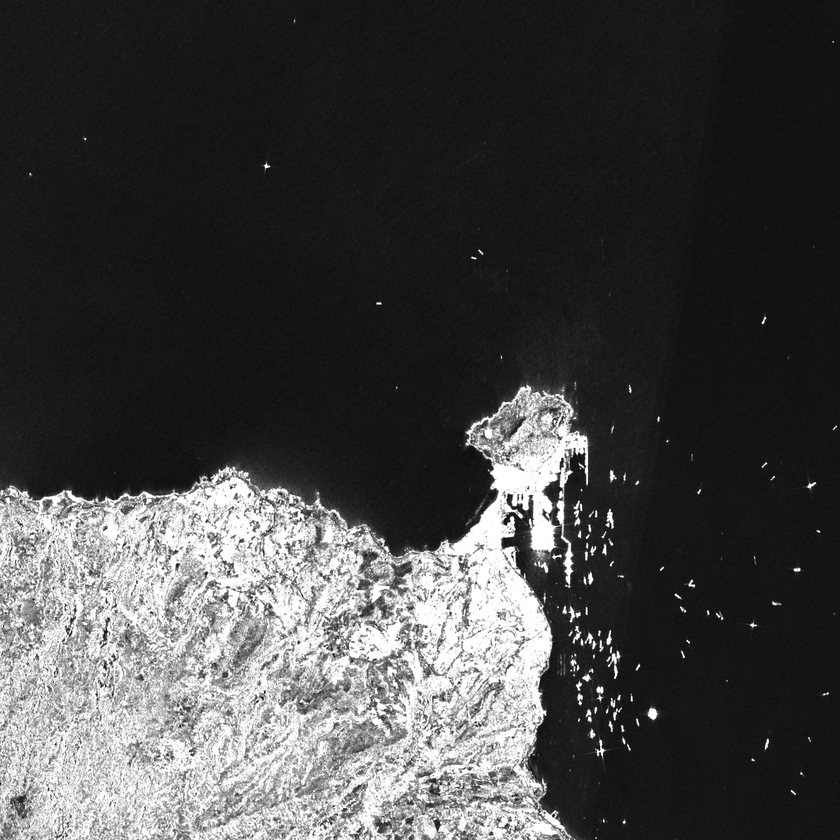
#> input picture CV_GuideThree/scaled/2025-08-01-00_00_2025-08-01-23_59_Sentinel-1_IW_VV_-_linear_gamma0_scaled.tiff, 840 x 840 px, shrunk from 2500 x 2499 before the run; the run also reads 1 picture not shown here
$ jupyter execute exercise_two.ipynb
#> lines starting #> are read from the running program, lines starting #| are printed output that depends on the picture; long printed decimals are rounded
[cell 1]
import os

import cv2
import matplotlib.pyplot as plt
import numpy as np
from sklearn.cluster import KMeans

[cell 2]
DRIVE_URL = '/content/drive/MyDrive/radar_base_general_aleman_ramirez'
LOCAL_PATH = os.getcwd()

[cell 3]
def detect_environment():
    try:
        ipython_env = str(get_ipython())

        if 'google.colab' in ipython_env:
            return "Google Colab"
        elif 'zmqshell' in ipython_env:
            return "Jupyter Notebook Local"
        else:
            return "Terminal interactiva de Python"
    except NameError:
        return "Script de Python estándar (.py)"


print(f"Entorno detectado: {detect_environment()}")

[cell 4]
if detect_environment() != "Google Colab":
    BASE = LOCAL_PATH
else:
    BASE = DRIVE_URL
    from google.colab import drive

    drive.mount('/content/drive')

[cell 5]
SCALED = os.path.join(BASE, "scaled")
FILTERED = os.path.join(BASE, "filtered")
CLUSTER = os.path.join(BASE, "cluster")

os.makedirs(CLUSTER, exist_ok=True)

print("Base:", BASE)
print("SCALED:", SCALED)
print("FILTERED:", FILTERED)
print("CLUSTER:", CLUSTER)

[cell 6]
nombre_base = "2025-08-01-00_00_2025-08-01-23_59_Sentinel-1_IW_VV_-_linear_gamma0"

ruta_unfiltered = os.path.join(SCALED, nombre_base + "_scaled.tiff")
ruta_filtered = os.path.join(FILTERED, nombre_base + "_scaled_lee.tiff")

img_unfiltered = cv2.imread(ruta_unfiltered, cv2.IMREAD_UNCHANGED)
#> img_unfiltered is the input picture: shape (840, 840); min 0, max 255, mean 69.7
img_filtered = cv2.imread(ruta_filtered, cv2.IMREAD_UNCHANGED)

if len(img_unfiltered.shape) == 3:
    img_unfiltered = img_unfiltered[:, :, 0]

if len(img_filtered.shape) == 3:
    img_filtered = img_filtered[:, :, 0]

print("Sin filtrar:", img_unfiltered.shape, img_unfiltered.dtype)
#| Sin filtrar: (840, 840) uint8
print("Filtrada:", img_filtered.shape, img_filtered.dtype)
#| Filtrada: (840, 840) uint8

[cell 7]
plt.figure(figsize=(14, 6))

plt.subplot(1, 2, 1)
plt.imshow(img_unfiltered, cmap="gray")
plt.title("Imagen reescalada sin filtrar")
plt.axis("off")

plt.subplot(1, 2, 2)
plt.imshow(img_filtered, cmap="gray")
plt.title("Imagen filtrada con Lee")
plt.axis("off")

plt.show()

[cell 8]
def kmeans_grayscale(img, k=3, random_state=42):
    """
    Aplica K-Means a una imagen en escala de grises.
    Devuelve:
    - imagen clasificada en niveles de gris
    - etiquetas por píxel
    - centros ordenados
    """
#> called with k = 3, random_state = 42
    h, w = img.shape
#> h = 840; w = 840
    X = img.reshape(-1, 1).astype(np.float32)

    kmeans = KMeans(n_clusters=k, random_state=random_state, n_init=10)
    labels = kmeans.fit_predict(X)
    centers = kmeans.cluster_centers_.flatten()

    # ordenar centros de menor a mayor intensidad
    order = np.argsort(centers)

    # asignar niveles de gris entre 0 y 255
    gray_levels = np.linspace(0, 255, k).astype(np.uint8)

    remap = np.zeros(k, dtype=np.uint8)
    for new_idx, old_idx in enumerate(order):
        remap[old_idx] = gray_levels[new_idx]

    img_cluster = remap[labels].reshape(h, w)
    centers_sorted = centers[order]

    return img_cluster, labels.reshape(h, w), centers_sorted

[cell 9]
cluster_unf_3, labels_unf_3, centers_unf_3 = kmeans_grayscale(img_unfiltered, k=3)
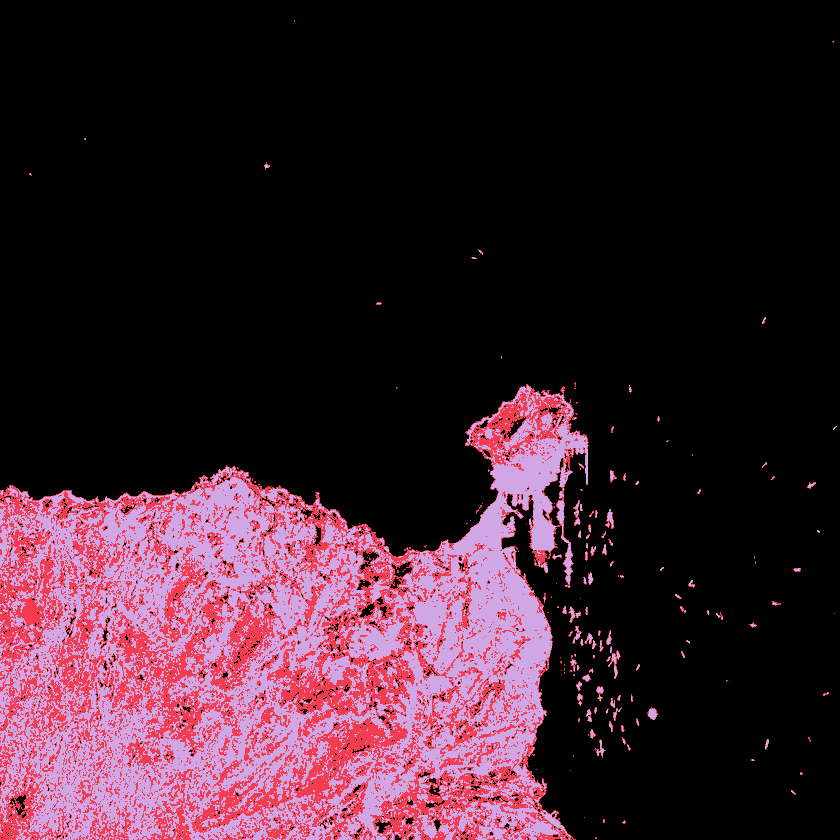
#> labels_unf_3: shape (840, 840) int32; 3 distinct labels, from 0 to 2; one colour per label, 0 black
#> centers_unf_3 = [22.82, 149.7, 233]

print("Centros ordenados sin filtrar, k=3:", centers_unf_3)
#| Centros ordenados sin filtrar, k=3: [ 22.824 149.668  233.002 ]

plt.figure(figsize=(12, 5))

plt.subplot(1, 2, 1)
plt.imshow(img_unfiltered, cmap="gray")
plt.title("Original sin filtrar")
plt.axis("off")

plt.subplot(1, 2, 2)
plt.imshow(cluster_unf_3, cmap="gray")
plt.title("K-Means sin filtrar - 3 clases")
plt.axis("off")

plt.show()
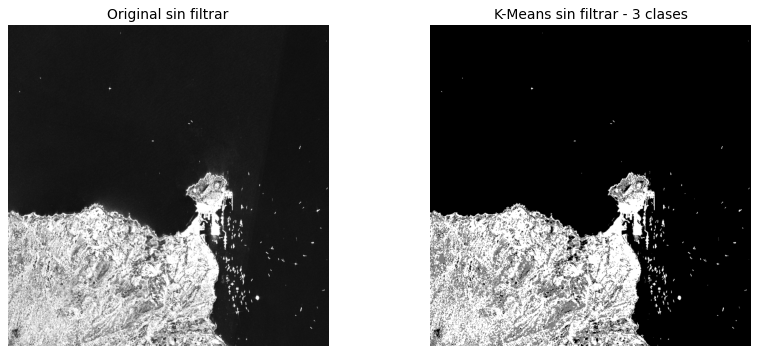
#> figure drawn by matplotlib, 2 panels

[cell 10]
cluster_flt_3, labels_flt_3, centers_flt_3 = kmeans_grayscale(img_filtered, k=3)
#> call 2 of kmeans_grayscale, with k = 3, random_state = 42
#> in kmeans_grayscale (call 2), `img_cluster = remap[labels].reshape(h, w)`:
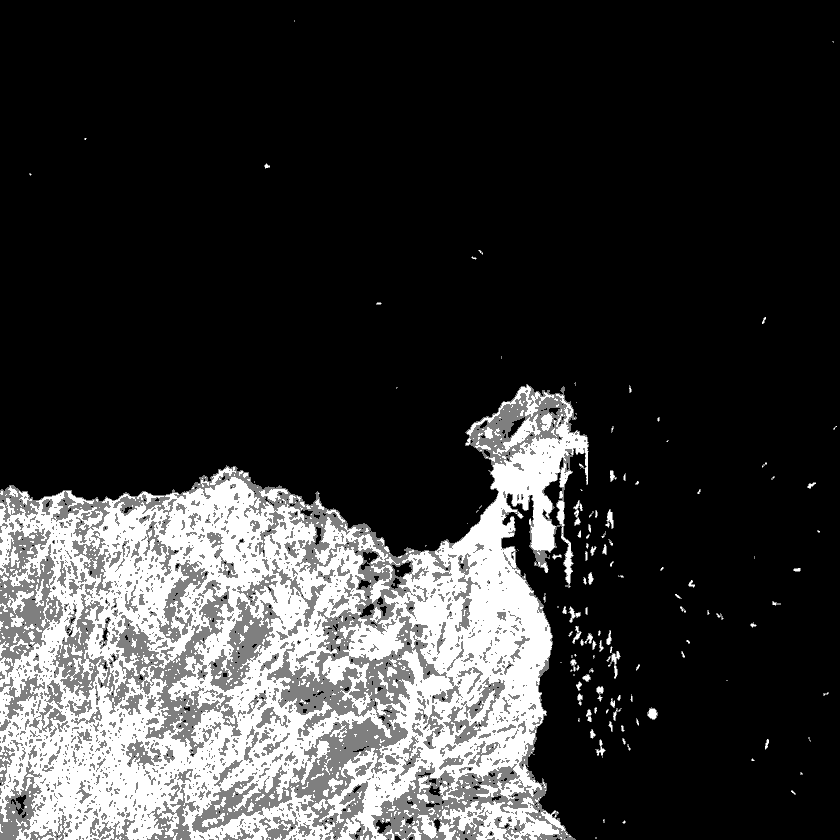
#> img_cluster: shape (840, 840); min 0, max 255, mean 55.3
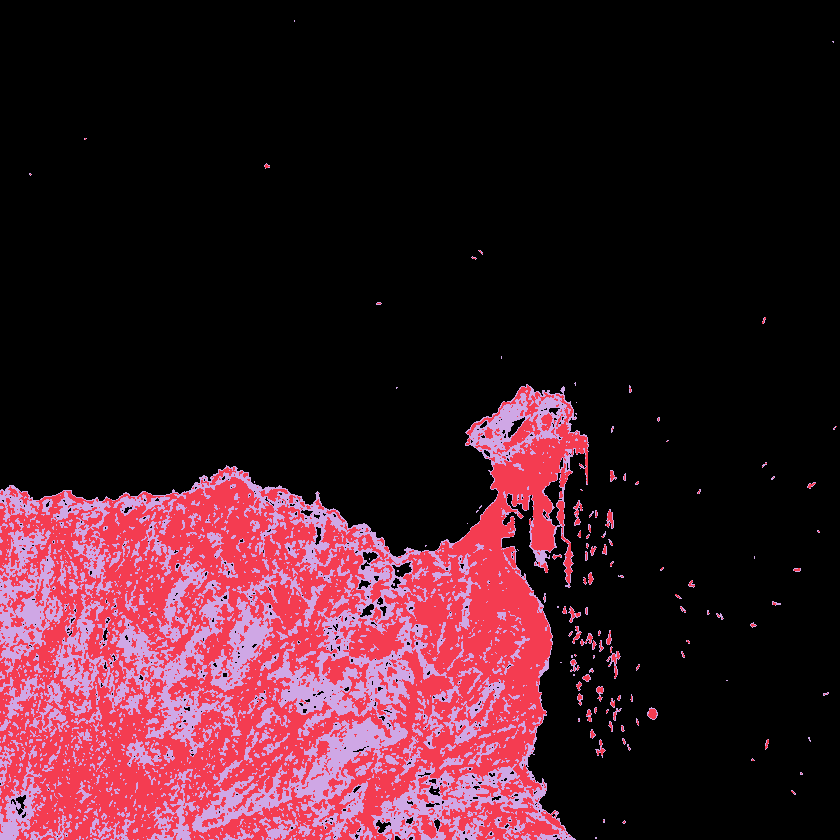
#> labels_flt_3: shape (840, 840) int32; 3 distinct labels, from 0 to 2; one colour per label, 0 black
#> centers_flt_3 = [22.26, 151.6, 225.6]

print("Centros ordenados filtrada, k=3:", centers_flt_3)
#| Centros ordenados filtrada, k=3: [ 22.264 151.591  225.643 ]

plt.figure(figsize=(12, 5))

plt.subplot(1, 2, 1)
plt.imshow(img_filtered, cmap="gray")
plt.title("Filtrada con Lee")
plt.axis("off")

plt.subplot(1, 2, 2)
plt.imshow(cluster_flt_3, cmap="gray")
plt.title("K-Means filtrada - 3 clases")
plt.axis("off")

plt.show()

[cell 11]
cluster_flt_3, labels_flt_3, centers_flt_3 = kmeans_grayscale(img_filtered, k=3)

print("Centros ordenados filtrada, k=3:", centers_flt_3)
#| Centros ordenados filtrada, k=3: [ 22.264 151.591  225.643 ]

plt.figure(figsize=(12, 5))

plt.subplot(1, 2, 1)
plt.imshow(img_filtered, cmap="gray")
plt.title("Filtrada con Lee")
plt.axis("off")

plt.subplot(1, 2, 2)
plt.imshow(cluster_flt_3, cmap="gray")
plt.title("K-Means filtrada - 3 clases")
plt.axis("off")

plt.show()

[cell 12]
plt.figure(figsize=(14, 6))

plt.subplot(1, 2, 1)
plt.imshow(cluster_unf_3, cmap="gray")
plt.title("Clustering sin filtrar - 3 clases")
plt.axis("off")

plt.subplot(1, 2, 2)
plt.imshow(cluster_flt_3, cmap="gray")
plt.title("Clustering filtrada - 3 clases")
plt.axis("off")

plt.show()

[cell 13]
cluster_unf_4, labels_unf_4, centers_unf_4 = kmeans_grayscale(img_unfiltered, k=4)
#> call 4 of kmeans_grayscale, with k = 4, random_state = 42
#> in kmeans_grayscale (call 4), `img_cluster = remap[labels].reshape(h, w)`:
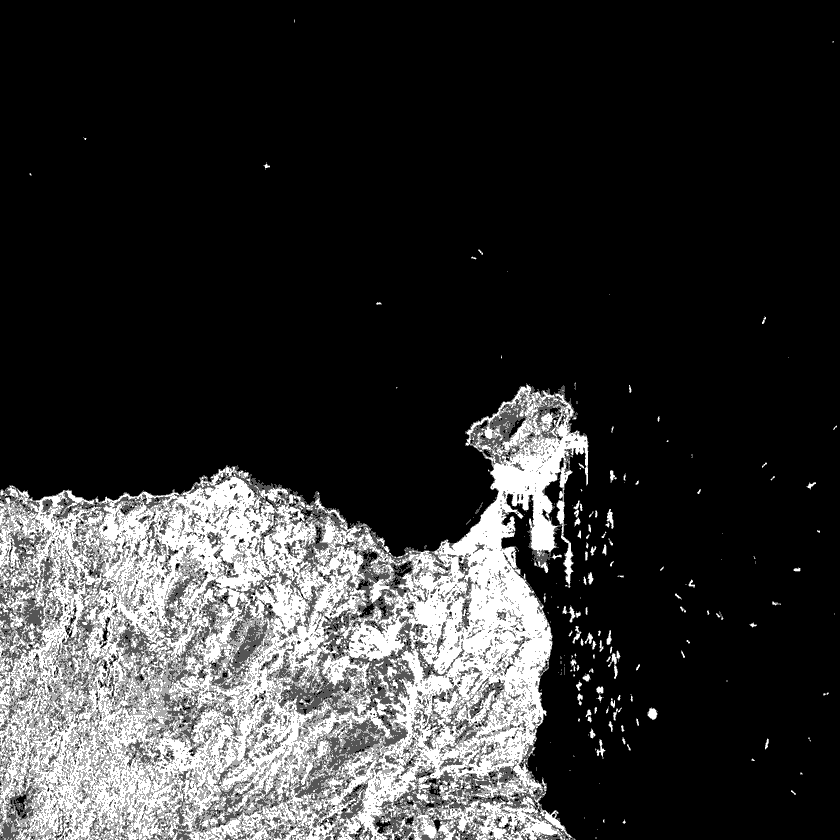
#> img_cluster: shape (840, 840); min 0, max 255, mean 51.3
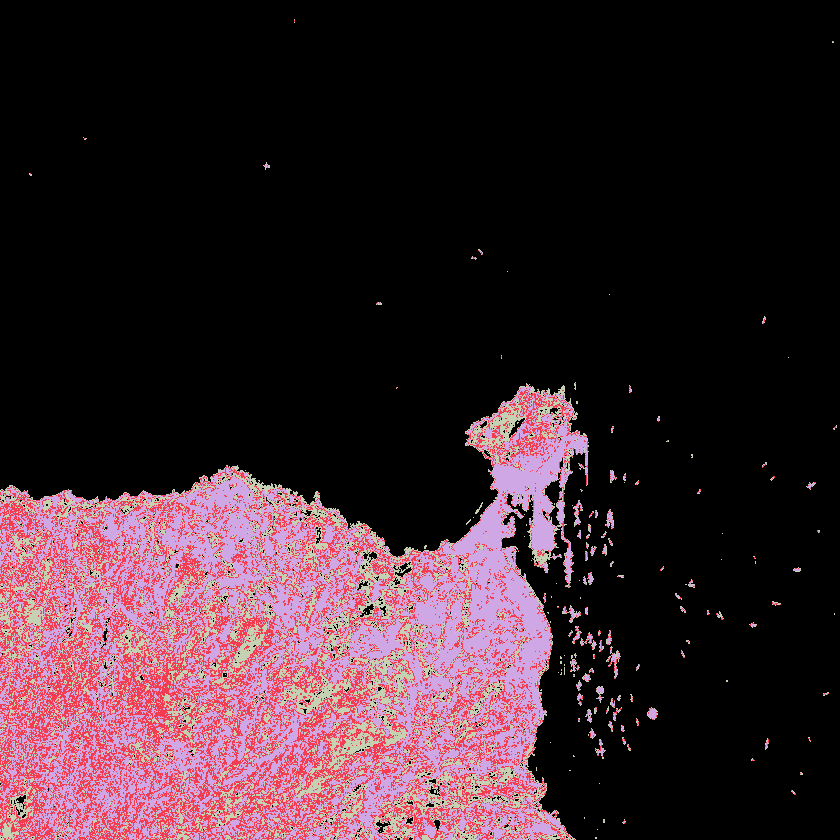
#> labels_unf_4: shape (840, 840) int32; 4 distinct labels, from 0 to 3; one colour per label, 0 black
#> centers_unf_4 = [22.41, 122.5, 185.2, 242]
cluster_flt_4, labels_flt_4, centers_flt_4 = kmeans_grayscale(img_filtered, k=4)
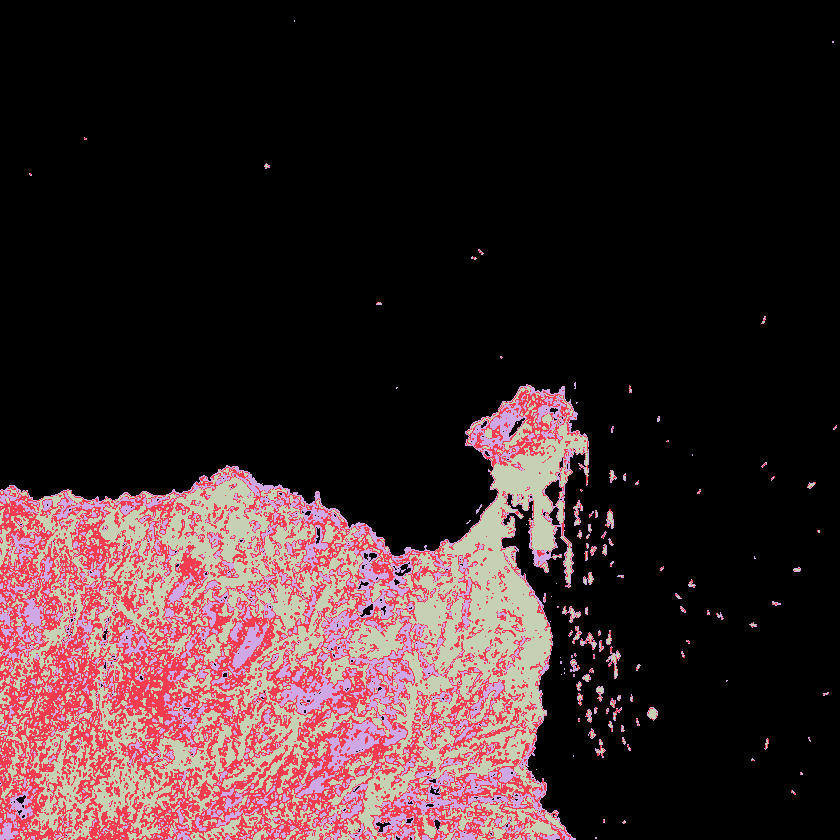
#> labels_flt_4: shape (840, 840) int32; 4 distinct labels, from 0 to 3; one colour per label, 0 black
#> centers_flt_4 = [21.97, 125.9, 185.1, 235.7]

print("Centros ordenados sin filtrar, k=4:", centers_unf_4)
#| Centros ordenados sin filtrar, k=4: [ 22.405 122.504  185.231  241.966 ]
print("Centros ordenados filtrada, k=4:", centers_flt_4)
#| Centros ordenados filtrada, k=4: [ 21.965 125.940  185.127  235.737 ]

plt.figure(figsize=(14, 10))

plt.subplot(2, 2, 1)
plt.imshow(cluster_unf_4, cmap="gray")
plt.title("Sin filtrar - 4 clases")
plt.axis("off")

plt.subplot(2, 2, 2)
plt.imshow(cluster_flt_4, cmap="gray")
plt.title("Filtrada - 4 clases")
plt.axis("off")

plt.subplot(2, 2, 3)
plt.imshow(img_unfiltered, cmap="gray")
plt.title("Original sin filtrar")
plt.axis("off")

plt.subplot(2, 2, 4)
plt.imshow(img_filtered, cmap="gray")
plt.title("Original filtrada")
plt.axis("off")

plt.show()

[cell 14]
cv2.imwrite(os.path.join(CLUSTER, "cluster_unfiltered_k3.tiff"), cluster_unf_3)
cv2.imwrite(os.path.join(CLUSTER, "cluster_filtered_k3.tiff"), cluster_flt_3)
cv2.imwrite(os.path.join(CLUSTER, "cluster_unfiltered_k4.tiff"), cluster_unf_4)
cv2.imwrite(os.path.join(CLUSTER, "cluster_filtered_k4.tiff"), cluster_flt_4)

print("Resultados guardados en:", CLUSTER)

[cell 15]
def resumen_clases(labels, nombre=""):
#> called with nombre = 'Sin filtrar k=3'
    valores, conteos = np.unique(labels, return_counts=True)
#> valores = [0, 1, 2]; conteos = [517729, 77510, 110361]
    total = labels.size
#> total = 705600

    print(f"\nResumen de clases - {nombre}")
    for v, c in zip(valores, conteos):
        print(f"Clase {v}: {c} píxeles ({100 * c / total:.2f}%)")
#> this loop made 3 passes
#> c on passes 1 to 3: 517729, 77510, 110361
#| Clase 0: 517729 píxeles (73.37%)
#| Clase 1: 77510 píxeles (10.98%)
#| Clase 2: 110361 píxeles (15.64%)


resumen_clases(labels_unf_3, "Sin filtrar k=3")
resumen_clases(labels_flt_3, "Filtrada k=3")
#> the loop in resumen_clases (call 2), `for v, c in zip(valores, conteos):` made 3 passes
#> c on passes 1 to 3: 514444, 115168, 75988
#| Clase 0: 514444 píxeles (72.91%)
#| Clase 1: 115168 píxeles (16.32%)
#| Clase 2: 75988 píxeles (10.77%)
resumen_clases(labels_unf_4, "Sin filtrar k=4")
resumen_clases(labels_flt_4, "Filtrada k=4")
